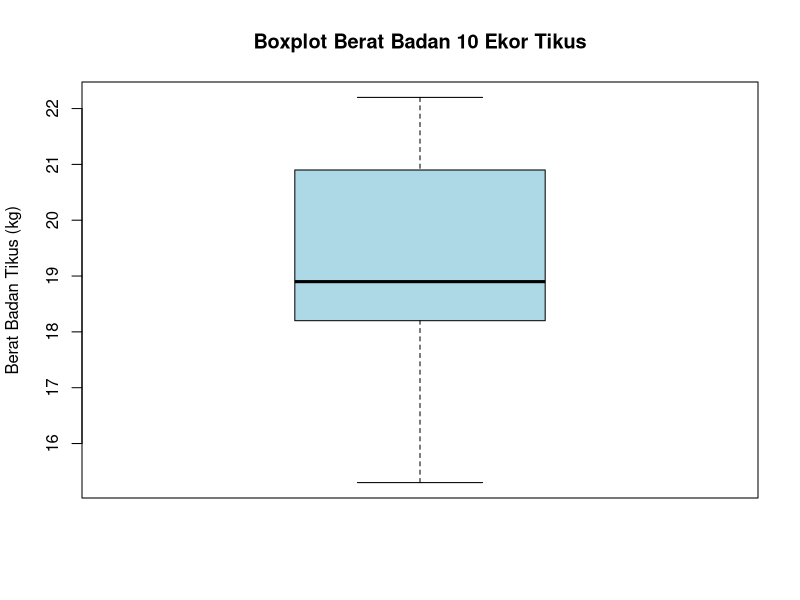
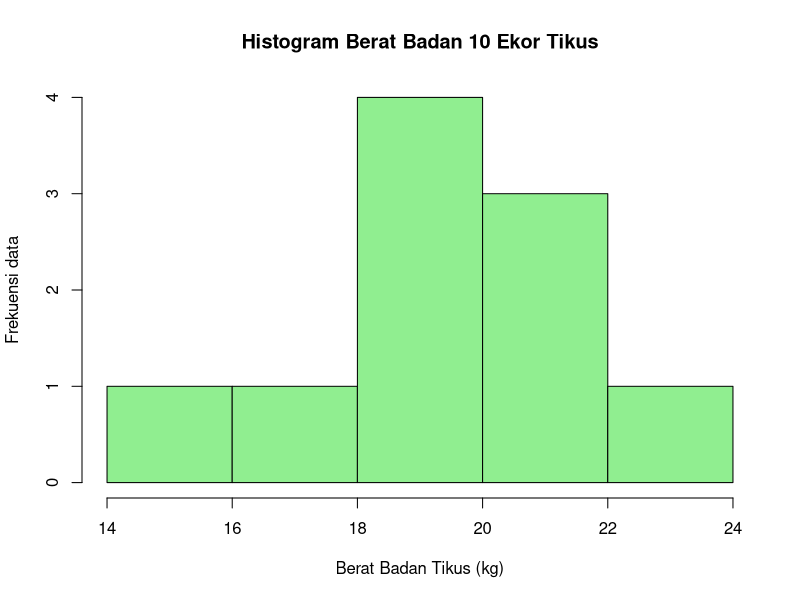

Write the R code that produced these figures, in order.
#Tugas Day 5
#Data 10 Tikus
set.seed(1234) 
my_data <- data.frame( name = paste0(rep("M_", 10), 1:10), weight = round(rnorm(10, 20, 2), 1) )
#1. Summary statistik (mean, median)
mean(my_data$weight)
median(my_data$weight)
summary(my_data)
#2. Visualisasi Boxplot
boxplot(my_data$weight,
        main = "Boxplot Berat Badan 10 Ekor Tikus",
        ylab = "Berat Badan Tikus (kg)",
        col = "light blue")
#3. Visualisasi Histogram
hist(my_data$weight, breaks = 4,
     main = "Histogram Berat Badan 10 Ekor Tikus",
     xlab = "Berat Badan Tikus (kg)",
     ylab = "Frekuensi data",
     col = "light green")
#4. Interpretasi Visualisasi
print("Dari gambar boxplot data memiliki pola sedikit Negative Skew dari ekor bawah yang sedikit lebih panjang, jarak rentang keseluruhan boxplot maupun boxnya sendiri relatif berukuran sedang, kesimpulannya data berat badan tersebar cukup merata")
print("Dari gambar histogram  terlihat modus data terletak pada rentang 18-20, begitu juga dengan nilai mean dan median, kesimpulannya bahwa data terdistribusi secara normal, namun terlihat pola sedikit negative skew ditandai dengan ekor di kiri, mungkin karena jumlah sampel yang sedikit")
#5. Uji t-test apakah rata-rata = 25kg
test <- t.test(my_data$weight, mu = 25, alternative = "two.sided")
test
#6. Interpretasi hasil t-test
p_value <- test$p.value
print(p_value < 0.05)
print("H0 ditolak karena p value kurang dari 0.05, kesimpulannya adalah -> rata-rata berat badan 10 tikus tidak sama dengan 25")
  